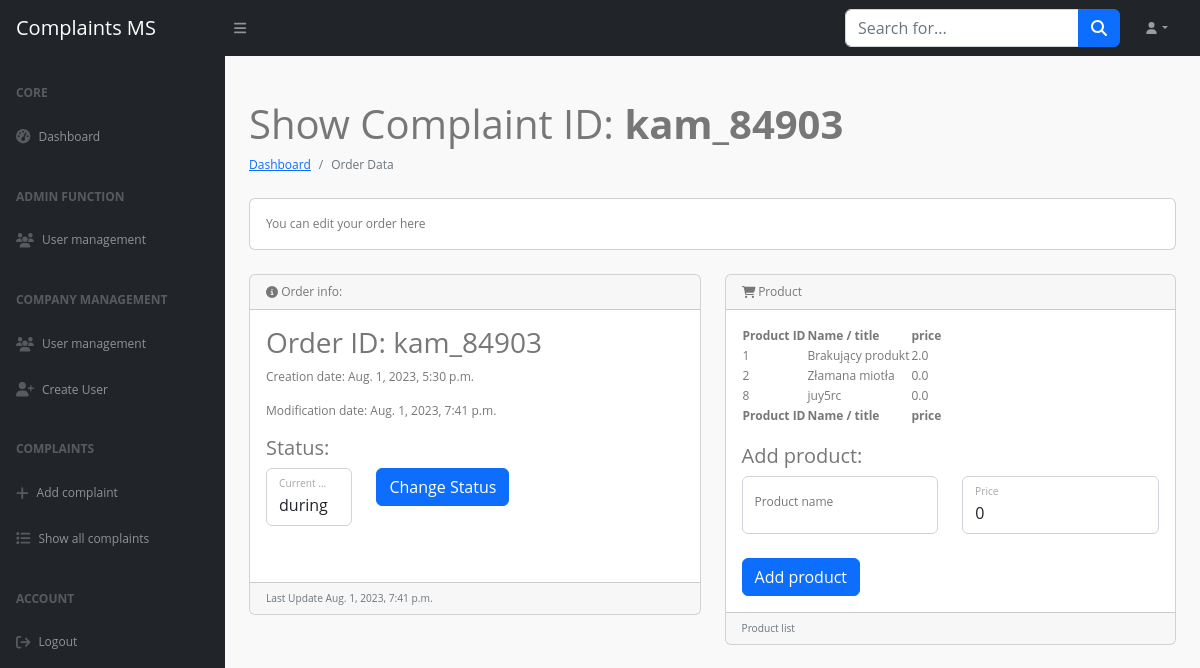
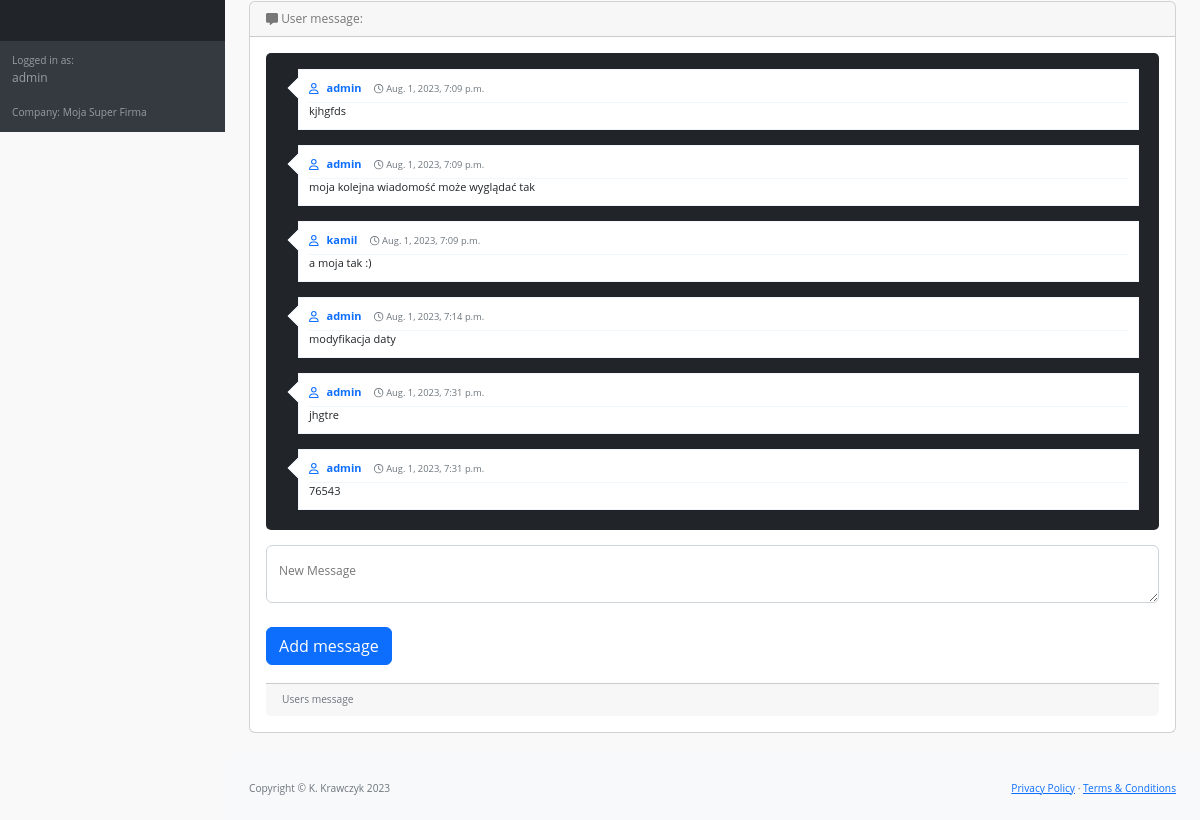
Page /panel/show-complaint/3/ (signed in) on the earlier database version (2 pictures, top to bottom).
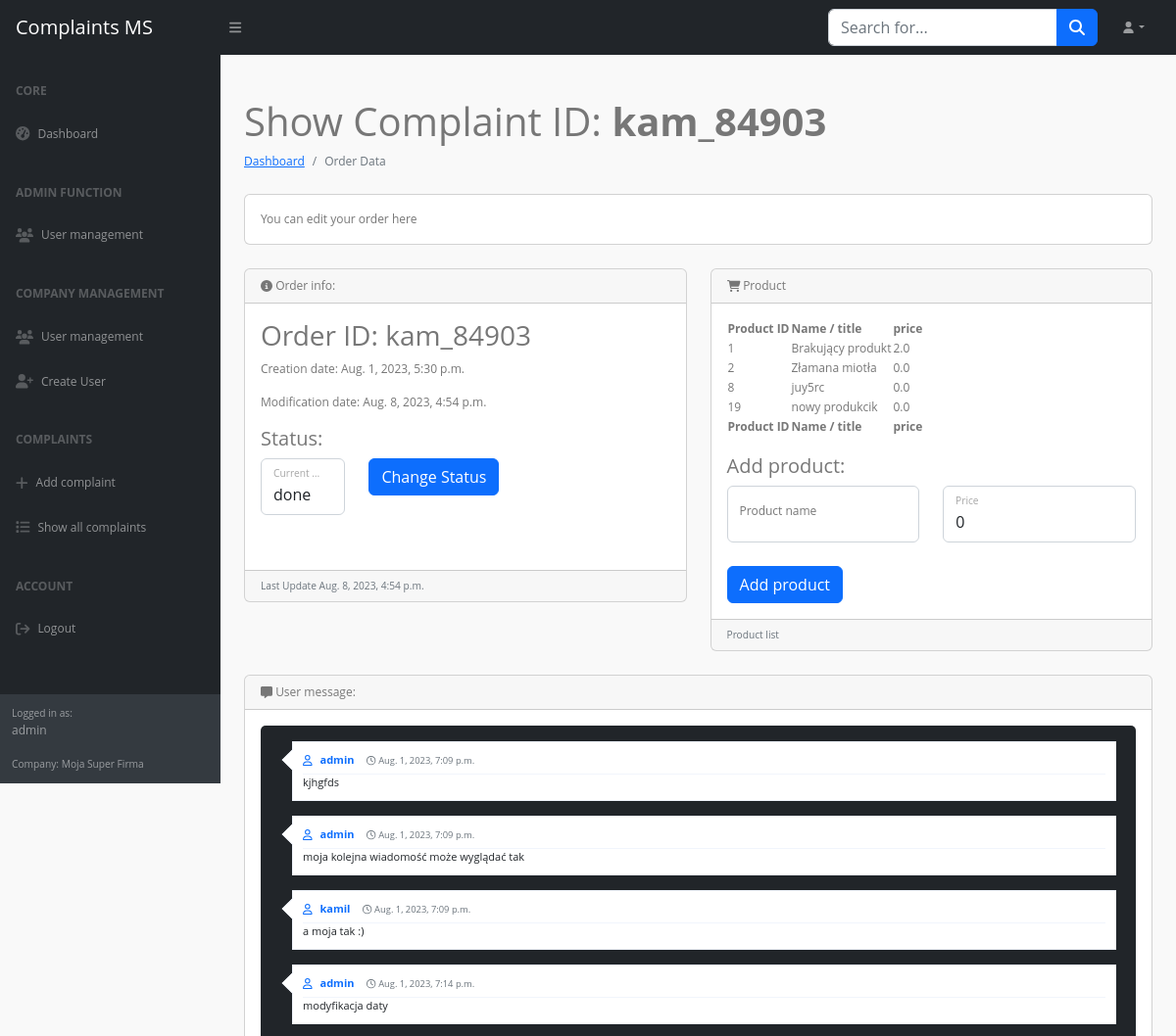
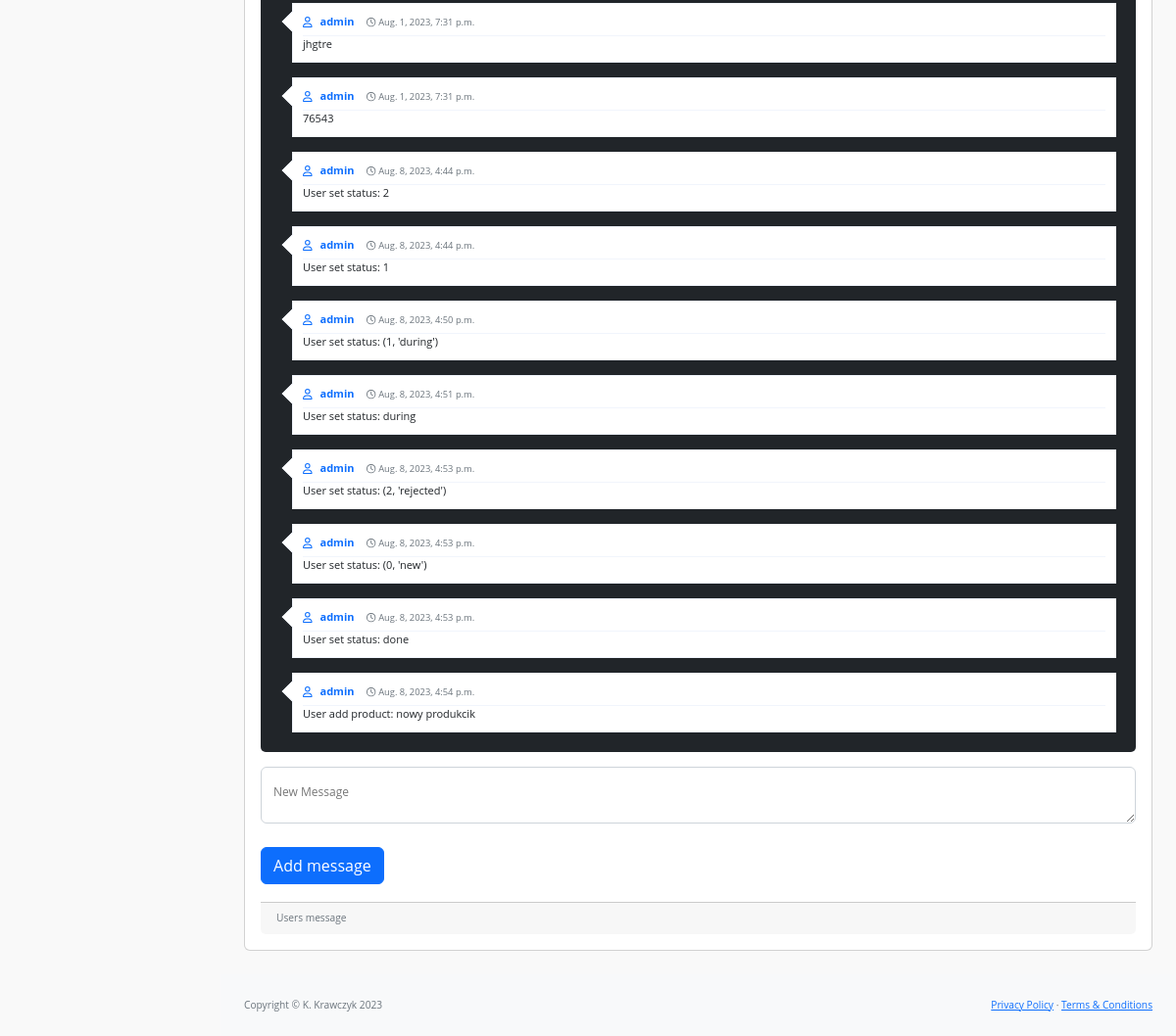
Same page on the later database version (2 pictures, top to bottom).
### complaints/models.py (models this page shows)
class Order(models.Model):
    number = models.CharField(max_length=64)
    company = models.ForeignKey(Company, on_delete=models.CASCADE)
    status = models.IntegerField(choices=STATUS_LIST, default=0)
    creation_date = models.DateTimeField(default=datetime.now())
    modification_date = models.DateTimeField(default=datetime.now())
    product = models.ManyToManyField(Product)

class Product(models.Model):
    name = models.CharField(max_length=64)
    company = models.ForeignKey(Company, on_delete=models.CASCADE, null=True, blank=True)
    price = models.FloatField(null=True)

class Message(models.Model):
    user = models.ForeignKey(MyUser, on_delete=models.CASCADE)
    order = models.ForeignKey(Order, on_delete=models.CASCADE)
    text = models.CharField(max_length=128)
    creation_date = models.DateTimeField(default=datetime.now())

class MyUser(AbstractUser):
    company = models.ForeignKey(Company, on_delete=models.CASCADE, null=True, blank=True)
    user_custom_role = models.IntegerField(choices=USER_ROLE, default=2)

### complaints/views.py (the view)
# urls.py: path('panel/show-complaint/<int:complaint_id>/', ShowComplaintView.as_view()),
class ShowComplaintView(View):
    def get(self, request, complaint_id):
        if not request.user.is_authenticated:
            return redirect('/login/')
        if len(Order.objects.filter(pk=complaint_id)) != 1:
            return render(request, 'admin/no_permissions.html', {'message': 'There is no such order'})
        order = Order.objects.get(pk=complaint_id)
        if request.user.company_id != order.company_id:
            return render(request, 'admin/no_permissions.html', {'message': 'This is not your order!'})
        ctx = {
            'order': order,
            'products': Product.objects.filter(order=order),
            'messages': Message.objects.filter(order=order),
            'message_form': MessageForm(),
            'product_form': ProductForm(),
            'status_form': StatusForm(initial={'status': order.status}),
        }
        return render(request, 'user/show_complaint.html', ctx)

### complaints/forms.py
class MessageForm(forms.Form):
    text = forms.CharField(max_length=64, label='Order_ID', widget=forms.Textarea(attrs={
        'class': 'form-control',
        'id': 'inputOrderID',
        'placeholder': 'inputLogin',
        'rows': '5'
    }))

class ProductForm(forms.Form):
    name = forms.CharField(max_length=64, label='ProductName', widget=forms.TextInput(attrs={
        'class': 'form-control',
        'id': 'inputProductName',
        'placeholder': 'Product Name',
    }))
    price = forms.CharField(max_length=64, label='ProductPrice', widget=forms.NumberInput(attrs={
        'class': 'form-control',
        'id': 'inputPrice',
        'placeholder': '0',
        'value': '0',
        'step': '0.1',
        'min': 0,
    }))

### complaints/my_context_processor.py (called while the page is built)
def my_cp(request):
    user = request.user
    ctx = {}
    if user.is_authenticated:
        ctx.update({
            'current_user': user
        })
    return ctx

### complaints/templates/user/show_complaint.html (shortened to what the changed rows need)
{% extends 'user/../base.html' %}
{% block main %}
<main>
    <div class="container-fluid px-4">
        <h1 class="mt-4">Show Complaint ID: <b>{{ order.number }}</b></h1>
        <div class="row">
            <div class="col-lg-6">
                <div class="card mb-4">
                    <div class="card-header">
                        <i class="fa-solid fa-circle-info"></i>
                        Order info:
                    </div>
                    <div class="card-body">
                        <h3>Order ID: {{ order.number }}</h3>
                        <p>Creation date: {{ order.creation_date }}</p>
                        <p>Modification date: {{ order.modification_date }}</p>
                        <p>
                            <form method="POST" action="/panel/change-status/{{ order.id }}/">{% csrf_token %}
                                <div class="row mb-3">
                                    <div class="col-md-3">
                                        <div class="form-floating mb-3 mb-md-0">
                                            {{ status_form.status }}
                                            <label for="inputLogin">Current status</label>
                                        </div>
                                    </div>
                                </div>
                            </form>
                        </p>
                    </div>
                    <div class="card-footer small text-muted">Last Update {{ order.modification_date }}</div>
                </div>
            </div>
            <div class="col-lg-6">
                <div class="card mb-4">
                    <div class="card-body">
                        <table id="datatablesSimple">
                            <thead>
                                <tr>
                                    <th>Product ID</th>
                                    <th>Name / title</th>
                                    <th>price</th>
                                </tr>
                            </thead>
                            <tbody>
                                {% for product in products %}
                                <tr>
                                    <td>{{ product.id }}</td>
                                    <td>{{ product.name }}</td>
                                    <td>{{ product.price }}</td>
                                </tr>
                                {% endfor %}
                            </tbody>
                            <tfoot>
                                <tr>
                                    <th>Product ID</th>
                                    <th>Name / title</th>
                                    <th>price</th>
                                </tr>
                            </tfoot>
                        </table>
                        <br>
                    </div>
                </div>
            </div>
        </div>
        <div class="card mb-4">
            <div class="card-body">
                <div class="chat-message">
                    <ul class="chat">
                        {% for message in messages %}
                        <li class="left clearfix">
                            <div class="chat-body clearfix">
                                <div class="header">
                                    <strong class="primary-font"><i class="fa-regular fa-user" style="margin-right: 5px;"></i> {{ message.user.username }}</strong>
                                    <small class="pull-right text-muted" style="margin-left: 10px;"><i class="fa-regular fa-clock"></i> {{ message.creation_date }}</small>
                                </div>
                                <p>
                                    {{ message.text }}
                                </p>
                            </div>
                        </li>
                        {% endfor %}
                    </ul>
                </div>
            <br>
        </div>
    </div>
</main>
{% endblock %}

Differences in the rows shown:
changed Order "kam_84903": modification_date "Aug. 1, 2023, 7:41 p.m." → "Aug. 8, 2023, 4:54 p.m."
added Product: id "19", name "nowy produkcik", price "0.0"
added Message: user.username "admin", creation_date "Aug. 8, 2023, 4:44 p.m.", text "User set status: 2"
added Message: user.username "admin", creation_date "Aug. 8, 2023, 4:44 p.m.", text "User set status: 1"
added Message: user.username "admin", creation_date "Aug. 8, 2023, 4:50 p.m.", text "User set status: (1, 'during')"
added Message: user.username "admin", creation_date "Aug. 8, 2023, 4:51 p.m.", text "User set status: during"
added Message: user.username "admin", creation_date "Aug. 8, 2023, 4:53 p.m.", text "User set status: (2, 'rejected')"
added Message: user.username "admin", creation_date "Aug. 8, 2023, 4:53 p.m.", text "User set status: (0, 'new')"
added Message: user.username "admin", creation_date "Aug. 8, 2023, 4:53 p.m.", text "User set status: done"
added Message: user.username "admin", creation_date "Aug. 8, 2023, 4:54 p.m.", text "User add product: nowy produkcik"
Other differences:
form field status: "during" → "done"
